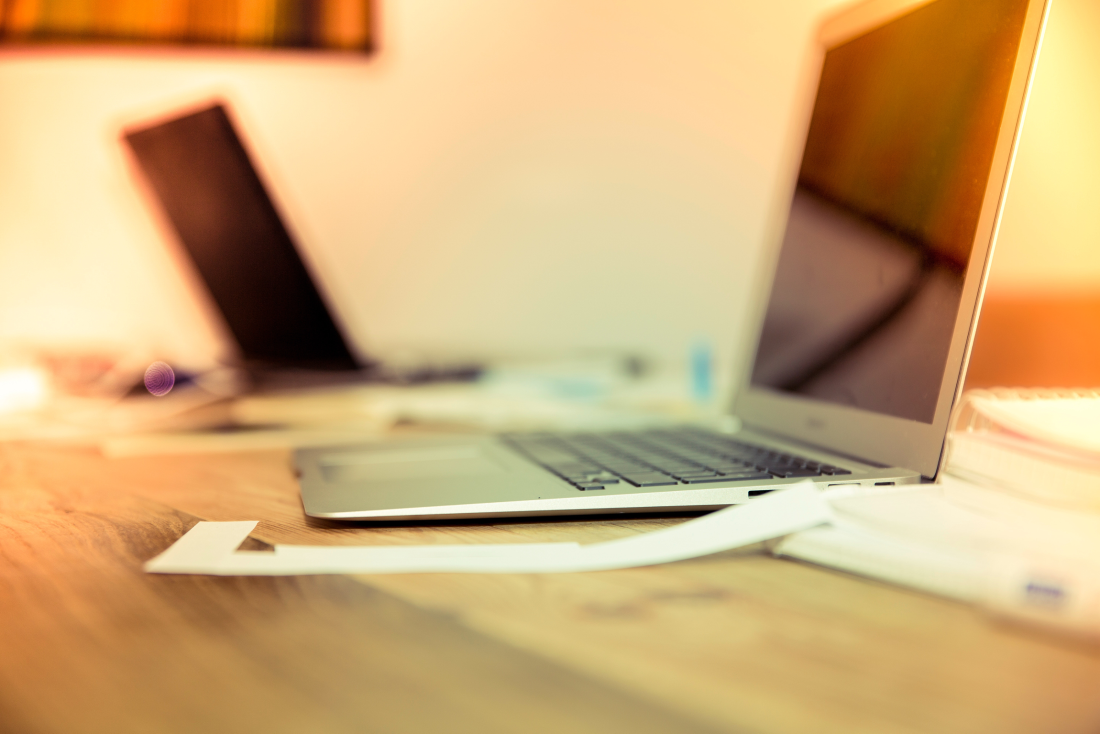
#> input picture rust/heic-converter/input.png, 2200 x 1467 px (shown at 1/2 size); its folder holds only this picture in this run
$ python 02_similarity_finder.py ../../rust/heic-converter   (older library calls are emulated)
#> lines starting #> are read from the running program, lines starting #| are printed output that depends on the picture
#!/usr/bin/python

'''
pip3 install numpy scikit-image scipy imutils tqdm pillow

Syntax -
    python 02_similarity_finder.py /path/to/folder

Note : Windows paths should contain \\ as seperator. Also if paths contain spaces, it has to be surrounded in quotes.
'''

import os
import sys, traceback
from stat import ST_MODE, S_ISDIR, S_ISREG
from skimage.color import rgb2gray
from skimage import img_as_ubyte
from skimage import io
from collections import  defaultdict
from skimage import measure as m
from skimage.transform import resize
import shutil
from tqdm import tqdm
from PIL import Image as pil

files = []

PATH = sys.argv[1]
DUPLICATE_LOCATION = os.path.join(PATH, "duplicates")
SKIP_LOCATION = os.path.join(PATH, "skip")
SIMILAR_LOCATION = os.path.join(PATH, "similar")
CACHE_LOCATION = os.path.join(SIMILAR_LOCATION, "cache")
cache = {}   # dictionary of fullfilename : (filename, aspect_ratio)
ALLOWED_EXTENSIONS = ['jpg', 'png', 'jpeg']
THRESHOLD = 0.9
cache_file_name = 0
fw_log = ""


def check_similarities(cur_dir):
    global files

    for f in os.listdir(cur_dir):
        fullpath = os.path.join(cur_dir, f)
        mode = os.stat(fullpath)[ST_MODE]
        if S_ISDIR(mode):
            if fullpath in [DUPLICATE_LOCATION, SIMILAR_LOCATION, SKIP_LOCATION]:
                continue
            # It's a directory, recurse into it
            check_similarities(fullpath)
        elif S_ISREG(mode):
            if get_extension(fullpath) in ALLOWED_EXTENSIONS:
                files.append(fullpath)
        else:
            # Unknown file type, print a message
            print('Skipping %s' % fullpath)


def process_similarities():
    global files
    global fw_log
    mkdir_safely(SIMILAR_LOCATION)
    mkdir_safely(CACHE_LOCATION)
    fw_log = open(os.path.join(SIMILAR_LOCATION, "similars.log"), "w")
    similars = defaultdict(list)

    # Creating cache files
    cache_creation_progress = tqdm(total=len(files), desc='Cache created', position=0, initial=0, )
    for f in files:             # Could be done in multi-threading manner
        create_cache_file(f)
        cache_creation_progress.update(1)

    cache_creation_progress.close()

    # Grouping files together based on similarity. The first file is selected as the key
    progress = tqdm(total=len(files), desc='Files Processed', position=0, initial=0)
    while len(files) > 0:
        orig = files[0]
        files.remove(orig)
        progress.update(1)
        # print(str(len(files)) + " files remaining")
        mark_for_removal = []
        for f in files:
            if compare(orig, f) > THRESHOLD:
                similars[orig].append(f)
                mark_for_removal.append(f)

        files = [f for f in files if f not in mark_for_removal]
        progress.update(len(mark_for_removal))

    progress.close()

    # Processing all grouped files
    folder_created = 0
    for key in list(similars.keys()):
        path = os.path.join(SIMILAR_LOCATION, str(folder_created))
        mkdir_safely(path)
        folder_created += 1

        if len(similars[key]) < 1:
            continue

        # move original
        move_file(path, key)

        # move similar files
        for sim_files in similars[key]:
            move_file(path, sim_files)

    fw_log.close()
    print("\nNumber of folders created found " + str(folder_created))


def get_extension(full_path):
    extension = full_path[full_path.rfind(".")+1:]
    return extension.lower()


# [24 lines left out: function compare, not called in this run]


def get_image(filename):
    global cache
    return io.imread(cache[filename][0]), cache[filename][1]


def create_cache_file(filename):
#> called with filename = '../../rust/heic-converter/input.png'
    try:
        global cache_file_name

        # Creating rgb thumbnails using pil. tmp files are created
        pil_img = pil.open(filename).convert('L')      # 'L' used for grayscale
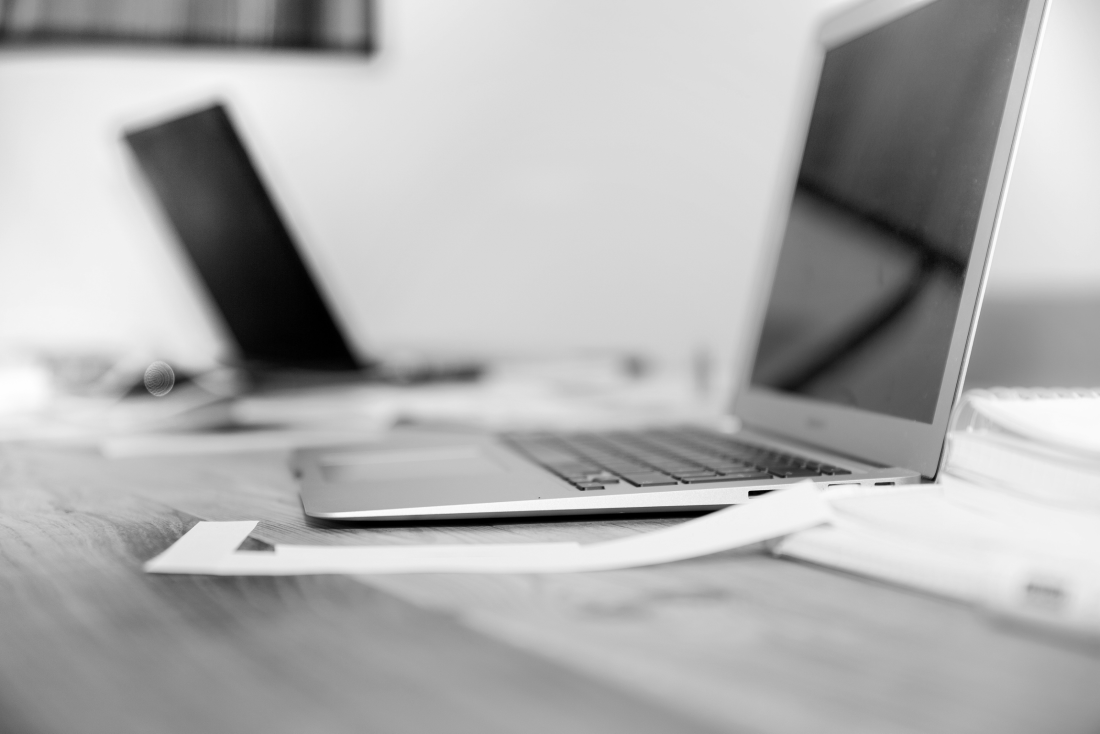
#> pil_img: PIL image 2200x1467 L (shown at 1/2 size); min 0, max 254, mean 174.9
        aspect_ratio = pil_img.size[0] / pil_img.size[1]
#> aspect_ratio = 1.5
        new_size = [int(200 * aspect_ratio), 200]
#> new_size = [299, 200]
        pil_img.thumbnail(new_size)
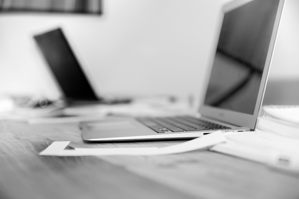
#> pil_img: PIL image 299x199 L; min 0, max 255, mean 174.8
        cache_file_to_save = os.path.join(CACHE_LOCATION, str(cache_file_name)) + "." + get_extension(filename)

        temp_file_name = cache_file_to_save + ".tmp"
        pil_img.save(cache_file_to_save, "JPEG")
        pil_img.close()

        cache[filename] = (cache_file_to_save, aspect_ratio)
        cache_file_name += 1
    except MemoryError:
        print("Memory error for " + filename)


# [6 lines left out: function move_file, not called in this run]


def mkdir_safely(dir_name):
    if not os.path.exists(dir_name):
        os.mkdir(dir_name)


# [9 lines left out: function get_unique_name, not called in this run]


if __name__ == "__main__":
    if PATH == "-h" or PATH == "--help":
        print("Syntax:")
        print("\tpython3 duplicate_finder <path>")
        exit(0)

    check_similarities(PATH)
    process_similarities()

    shutil.rmtree(CACHE_LOCATION)
    try:
        os.rmdir(SIMILAR_LOCATION)
        print("Removed Empty 'Similars' folder")
    except Exception:
        print("")
